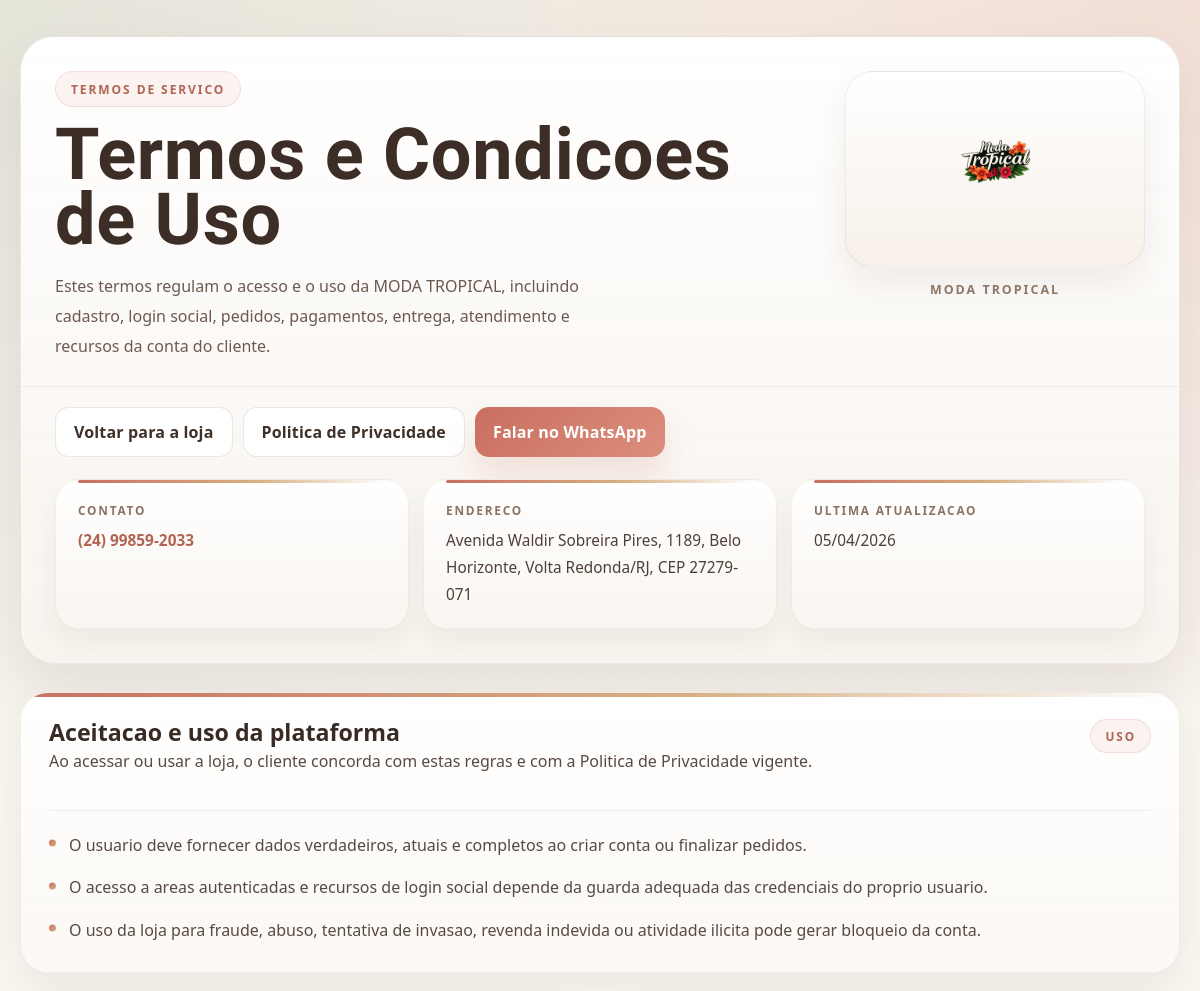
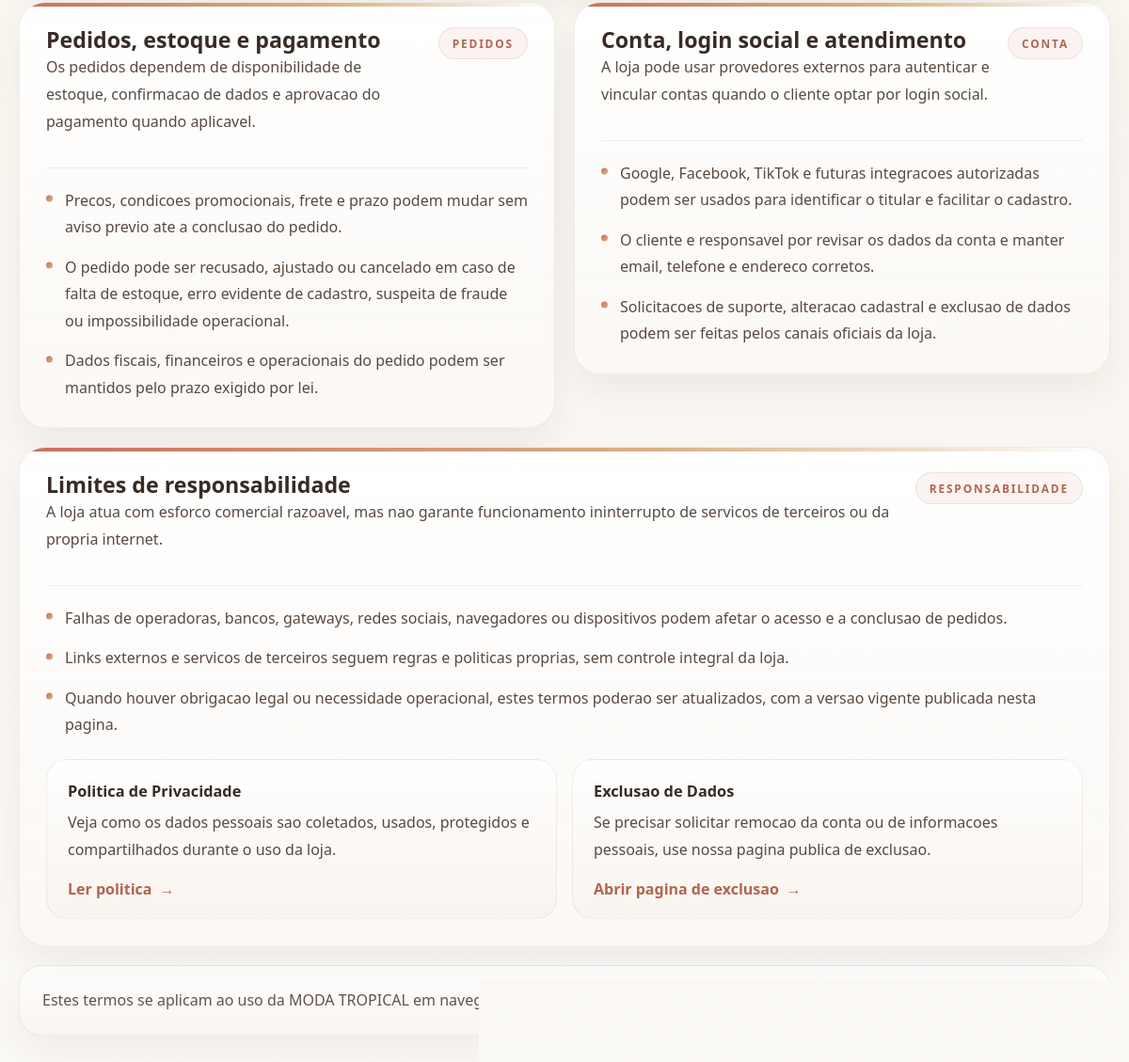
Screenshot of /termos-de-servico.php with the database file from the repository (2 pictures, top to bottom).
### tables this page shows
CREATE TABLE `configuracoes` (
  `id` int(10) unsigned NOT NULL AUTO_INCREMENT,
  `nome_estabelecimento` varchar(160) NOT NULL,
  `descricao_loja` text DEFAULT NULL,
  `logo` varchar(255) DEFAULT NULL,
  `telefone_whatsapp` varchar(30) DEFAULT NULL,
  `endereco` varchar(255) DEFAULT NULL,
  `horario_funcionamento` varchar(255) DEFAULT NULL,
  `cor_primaria` varchar(20) NOT NULL DEFAULT '#4d137a',
  `cor_secundaria` varchar(20) NOT NULL DEFAULT '#7f56d9',
  `criado_em` timestamp NOT NULL DEFAULT current_timestamp(),
  PRIMARY KEY (`id`)
);

### config/database.php (called while the page is built, shortened)
<?php
function db(): PDO
{
    static $pdo = null;
    $dsn = sprintf(
        'mysql:host=%s;port=%s;dbname=%s;charset=%s',
        DB_HOST,
        DB_PORT,
        DB_NAME,
        DB_CHARSET
    );
    $options = [
        PDO::ATTR_ERRMODE => PDO::ERRMODE_EXCEPTION,
        PDO::ATTR_DEFAULT_FETCH_MODE => PDO::FETCH_ASSOC,
        PDO::ATTR_EMULATE_PREPARES => false,
    ];
    try {
        $pdo = new PDO($dsn, DB_USER, DB_PASS, $options);
    } catch (PDOException $exception) {
        http_response_code(500);
        exit('Falha ao conectar ao banco de dados. Verifique o arquivo config/database.php e a importacao do SQL.');
    }
    return $pdo;
}

### includes/functions.php (called while the page is built, shortened)
<?php
function app_url(string $path = ''): string
{
    $baseUrl = rtrim(APP_URL, '/');
    if ($path === '') {
        return $baseUrl !== '' ? $baseUrl : '/';
    }
    return ($baseUrl !== '' ? $baseUrl : '') . '/' . ltrim($path, '/');
}
function e(?string $value): string
{
    return htmlspecialchars((string) $value, ENT_QUOTES, 'UTF-8');
}
function digits_only(?string $value): string
{
    return preg_replace('/\D+/', '', (string) $value) ?? '';
}
function format_phone(?string $value): string
{
    $phone = digits_only($value);
    if (strlen($phone) === 11) {
        return '(' . substr($phone, 0, 2) . ') ' . substr($phone, 2, 5) . '-' . substr($phone, 7, 4);
    }
    return $phone;
}
function whatsapp_link(?string $phone, string $message = ''): string
{
    $phone = digits_only($phone);
    $query = $message !== '' ? '?text=' . rawurlencode($message) : '';
    return 'https://wa.me/' . $phone . $query;
}
function fetch_store_settings(): array
{
    $statement = db()->query('SELECT * FROM configuracoes ORDER BY id ASC LIMIT 1');
    $settings = $statement->fetch() ?: [
        'nome_estabelecimento' => 'Sua Loja',
        'descricao_loja' => 'Atualize as configuracoes da loja no painel administrativo.',
        'logo' => '',
        'telefone_whatsapp' => '',
        'endereco' => '',
        'horario_funcionamento' => '',
        'cor_primaria' => '#D97A6C',
        'cor_secundaria' => '#97B39B',
    ];
    return $settings;
}

### termos-de-servico.php (the view, shortened to what this page needs)
<?php
$storeSettings = fetch_store_settings();
$storeName = trim((string) ($storeSettings['nome_estabelecimento'] ?? APP_NAME));
$contactPhone = '24998592033';
$contactPhoneLabel = format_phone($contactPhone);
$contactWhatsApp = whatsapp_link($contactPhone, 'Ola! Quero falar sobre os termos de servico da ' . $storeName . '.');
$contactAddress = 'Avenida Waldir Sobreira Pires, 1189, Belo Horizonte, Volta Redonda/RJ, CEP 27279-071';
$documentUpdatedAt = '05/04/2026';
$storeLogo = trim((string) ($storeSettings['logo'] ?? ''));
if ($storeLogo !== '') {
    $storeLogoUrl = app_url($storeLogo);
} elseif (is_file(BASE_PATH . '/logo.png')) {
    $storeLogoUrl = app_url('logo.png');
} else {
    $storeLogoUrl = app_url('assets/img/default-logo.svg');
}
require BASE_PATH . '/includes/header.php';
?>
<main class="legal-shell">
    <section class="hero-card legal-hero">
        <div class="legal-hero__top">
            <div class="legal-hero__title">
                <span class="legal-hero__eyebrow">Termos de Servico</span>
                <h1>Termos e Condicoes de Uso</h1>
                <p>
                    Estes termos regulam o acesso e o uso da <?= e($storeName); ?>, incluindo cadastro,
                    login social, pedidos, pagamentos, entrega, atendimento e recursos da conta do cliente.
                </p>
            </div>
            <div class="legal-hero__brand">
                <div class="legal-hero__brand-media">
                    <img src="<?= e($storeLogoUrl); ?>" alt="Logo de <?= e($storeName); ?>">
                </div>
                <p class="legal-hero__brand-caption"><?= e($storeName); ?></p>
            </div>
        </div>
        <div class="legal-hero__actions">
            <a class="btn btn--ghost" href="<?= e(app_url()); ?>">Voltar para a loja</a>
            <a class="btn btn--ghost" href="<?= e(app_url('politica-de-privacidade.php')); ?>">Politica de Privacidade</a>
            <a class="btn btn--primary" href="<?= e($contactWhatsApp); ?>" target="_blank" rel="noopener noreferrer">Falar no WhatsApp</a>
        </div>
        <div class="legal-hero__summary">
            <div class="legal-summary-card">
                <strong>Contato</strong>
                <span><a href="<?= e($contactWhatsApp); ?>" target="_blank" rel="noopener noreferrer"><?= e($contactPhoneLabel); ?></a></span>
            </div>
            <div class="legal-summary-card">
                <strong>Endereco</strong>
                <span><?= e($contactAddress); ?></span>
            </div>
            <div class="legal-summary-card">
                <strong>Ultima atualizacao</strong>
                <span><?= e($documentUpdatedAt); ?></span>
            </div>
        </div>
    </section>
    <div class="legal-grid">
        <article class="catalog-section legal-card">
            <div class="legal-card__header">
                <div>
                    <h2>Aceitacao e uso da plataforma</h2>
                    <p>Ao acessar ou usar a loja, o cliente concorda com estas regras e com a Politica de Privacidade vigente.</p>
                </div>
                <span class="legal-chip">Uso</span>
            </div>
            <ul class="legal-list">
                <li>O usuario deve fornecer dados verdadeiros, atuais e completos ao criar conta ou finalizar pedidos.</li>
                <li>O acesso a areas autenticadas e recursos de login social depende da guarda adequada das credenciais do proprio usuario.</li>
                <li>O uso da loja para fraude, abuso, tentativa de invasao, revenda indevida ou atividade ilicita pode gerar bloqueio da conta.</li>
            </ul>
        </article>
        <article class="catalog-section legal-card">
            <div class="legal-card__header">
                <div>
                    <h2>Pedidos, estoque e pagamento</h2>
                    <p>Os pedidos dependem de disponibilidade de estoque, confirmacao de dados e aprovacao do pagamento quando aplicavel.</p>
                </div>
                <span class="legal-chip">Pedidos</span>
            </div>
            <ul class="legal-list">
                <li>Precos, condicoes promocionais, frete e prazo podem mudar sem aviso previo ate a conclusao do pedido.</li>
                <li>O pedido pode ser recusado, ajustado ou cancelado em caso de falta de estoque, erro evidente de cadastro, suspeita de fraude ou impossibilidade operacional.</li>
                <li>Dados fiscais, financeiros e operacionais do pedido podem ser mantidos pelo prazo exigido por lei.</li>
            </ul>
        </article>
        <article class="catalog-section legal-card">
            <div class="legal-card__header">
                <div>
                    <h2>Conta, login social e atendimento</h2>
                    <p>A loja pode usar provedores externos para autenticar e vincular contas quando o cliente optar por login social.</p>
                </div>
                <span class="legal-chip">Conta</span>
            </div>
            <ul class="legal-list">
                <li>Google, Facebook, TikTok e futuras integracoes autorizadas podem ser usados para identificar o titular e facilitar o cadastro.</li>
                <li>O cliente e responsavel por revisar os dados da conta e manter email, telefone e endereco corretos.</li>
                <li>Solicitacoes de suporte, alteracao cadastral e exclusao de dados podem ser feitas pelos canais oficiais da loja.</li>
            </ul>
        </article>
        <article class="catalog-section legal-card">
            <div class="legal-card__header">
                <div>
                    <h2>Limites de responsabilidade</h2>
                    <p>A loja atua com esforco comercial razoavel, mas nao garante funcionamento ininterrupto de servicos de terceiros ou da propria internet.</p>
                </div>
                <span class="legal-chip">Responsabilidade</span>
            </div>
            <ul class="legal-list">
                <li>Falhas de operadoras, bancos, gateways, redes sociais, navegadores ou dispositivos podem afetar o acesso e a conclusao de pedidos.</li>
                <li>Links externos e servicos de terceiros seguem regras e politicas proprias, sem controle integral da loja.</li>
                <li>Quando houver obrigacao legal ou necessidade operacional, estes termos poderao ser atualizados, com a versao vigente publicada nesta pagina.</li>
            </ul>
            <div class="legal-cross-links">
                <div class="legal-link-card">
                    <strong>Politica de Privacidade</strong>
                    <p>Veja como os dados pessoais sao coletados, usados, protegidos e compartilhados durante o uso da loja.</p>
                    <a href="<?= e(app_url('politica-de-privacidade.php')); ?>">Ler politica</a>
                </div>
                <div class="legal-link-card">
                    <strong>Exclusao de Dados</strong>
                    <p>Se precisar solicitar remocao da conta ou de informacoes pessoais, use nossa pagina publica de exclusao.</p>
                    <a href="<?= e(app_url('exclusao-de-dados.php')); ?>">Abrir pagina de exclusao</a>
                </div>
            </div>
        </article>
    </div>
    <footer class="legal-footer">
        <p>
            Estes termos se aplicam ao uso da <?= e($storeName); ?> em navegadores, integracoes de autenticacao e canais oficiais de atendimento.
        </p>
    </footer>
</main>
<?php require BASE_PATH . '/includes/footer.php'; ?>

### rows the page displays
configuracoes: nome_estabelecimento "MODA TROPICAL", logo (picture)

### other values shown
$contactPhoneLabel "(24) 99859-2033"
$contactAddress "Avenida Waldir Sobreira Pires, 1189, Belo Horizonte, Volta Redonda/RJ, CEP 27279-071"
$documentUpdatedAt "05/04/2026"
